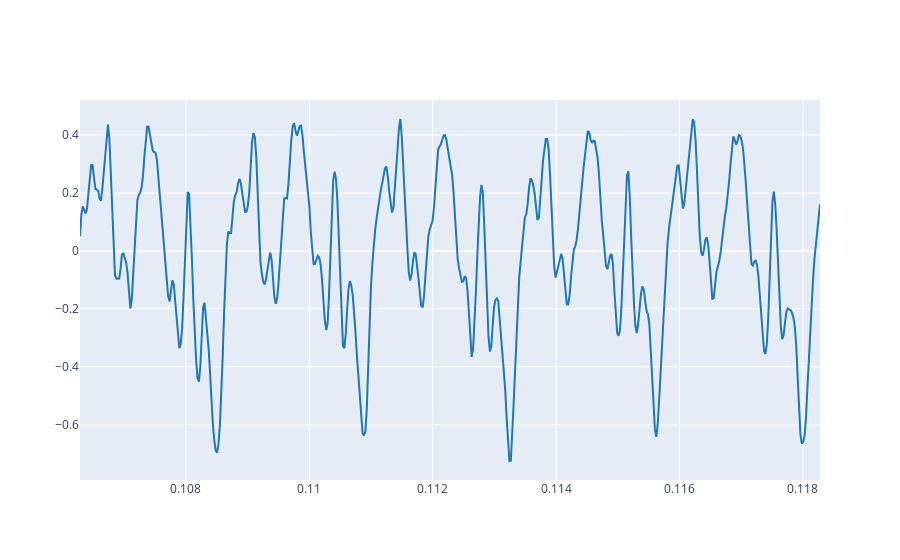

Write notebook code for a chart like this one.
### Markdown cell above
3.1. Load your reference audio signal and plot some periods (5-10) where the amplitude is stable. For instance see Ex. 2.3 from Lab 1.

### Code cell
# Write the code here

filepath = "./sis1_group102/audiolab1.wav"
ref, fs = load_audio(filepath)

T = 0.0024

plot_signals(ref, fs, t_start=0.1063, t_end=0.1063+5*T)

### Figure 1 — Plotly figure (JSON) as saved in the notebook; plotly's stock layout.template omitted (floating-point values rounded to 4 significant figures; data arrays with more than 128 entries replaced by an {"elided": "..."} marker saying what was removed)
{"data": [{"line": {"color": "#1f77b4", "shape": "linear"}, "mode": "lines", "name": "audio signal 0", "type": "scatter", "x": {"elided": "530 float values"}, "y": {"elided": "530 float values"}}], "layout": {}}
